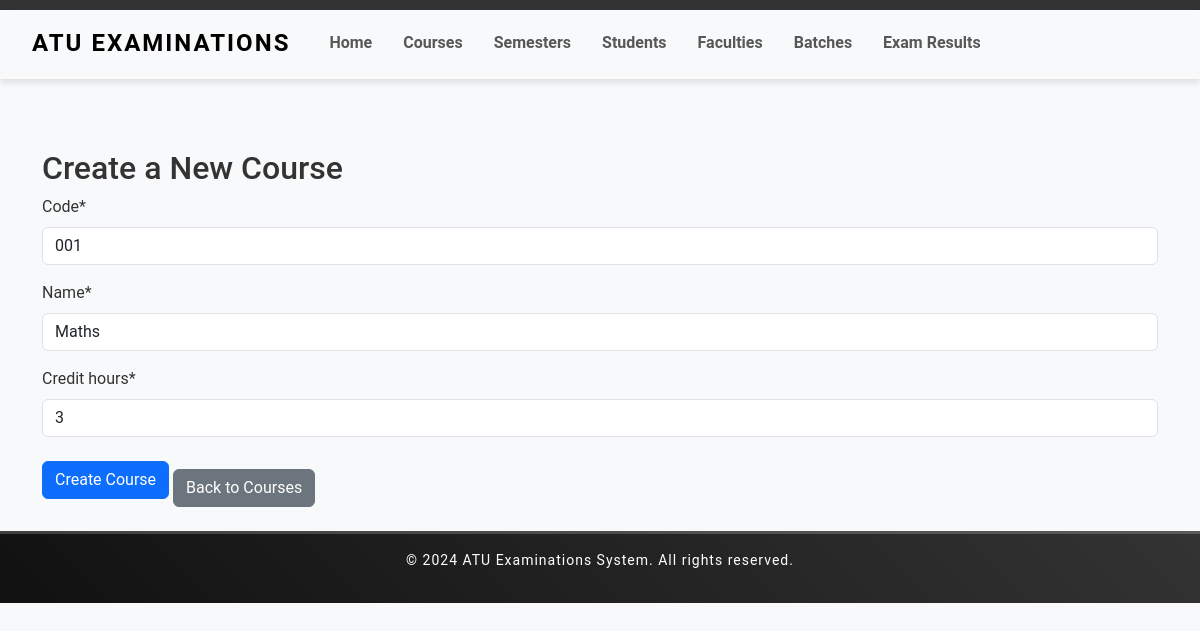
The page /courses/1/update/ on the database its author committed.
### examination/models.py (models this page shows, shortened)
class Course(models.Model):
    code = models.CharField(max_length=10, unique=True)
    name = models.CharField(max_length=100)
    credit_hours = models.PositiveIntegerField()

### examination/views.py (the view)
# urls.py: path('courses/<int:pk>/update/', CourseUpdateView.as_view(), name='course_update'),
class CourseUpdateView(UpdateView):
    model = Course
    form_class = CourseForm
    template_name = 'examination/course_form.html'  # Corrected here
    success_url = reverse_lazy('course_list')

### examination/forms.py
class CourseForm(forms.ModelForm):
    class Meta:
        model = Course
        fields = ['code', 'name', 'credit_hours']

### Templates/examination/course_form.html (shortened to what this page needs)
{%extends "examination/home.html" %}
{% load crispy_forms_tags %}
{% block content %}
<div class="container">
    <h2>Create a New Course</h2>
    <form method="post">
        {% crispy form %}
        <button type="submit" class="btn btn-primary">Create Course</button>
    </form>
    <a href="{% url 'course_list' %}" class="btn btn-secondary mt-3">Back to Courses</a>
</div>
{% endblock %}

### Templates/examination/home.html (style rules this page uses)
body { font-family: 'Roboto', sans-serif; color: #333; background-color: #f8f9fa; }

### rows shown on the page
Course: code "001", name "Maths", credit_hours "3"
